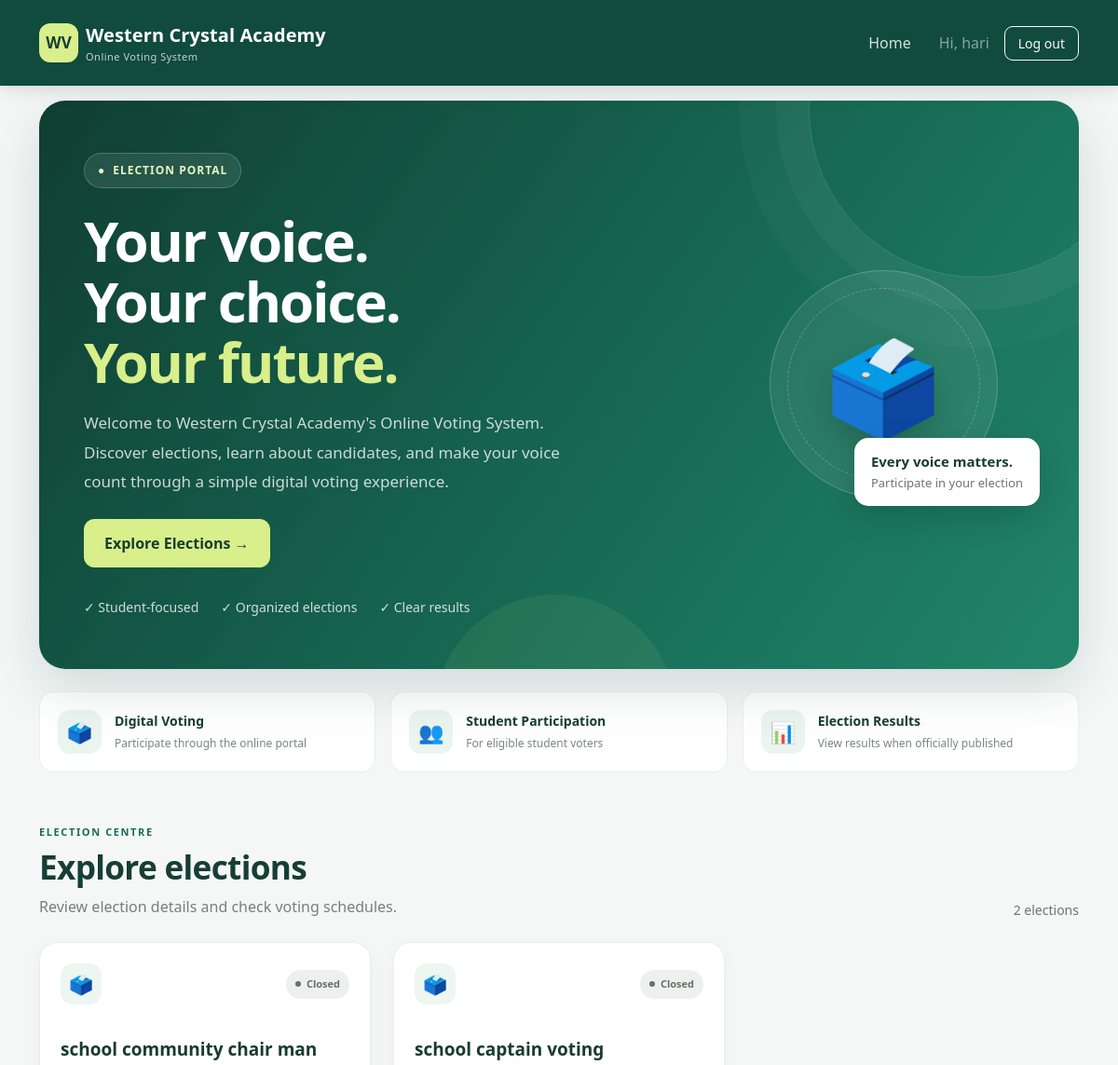
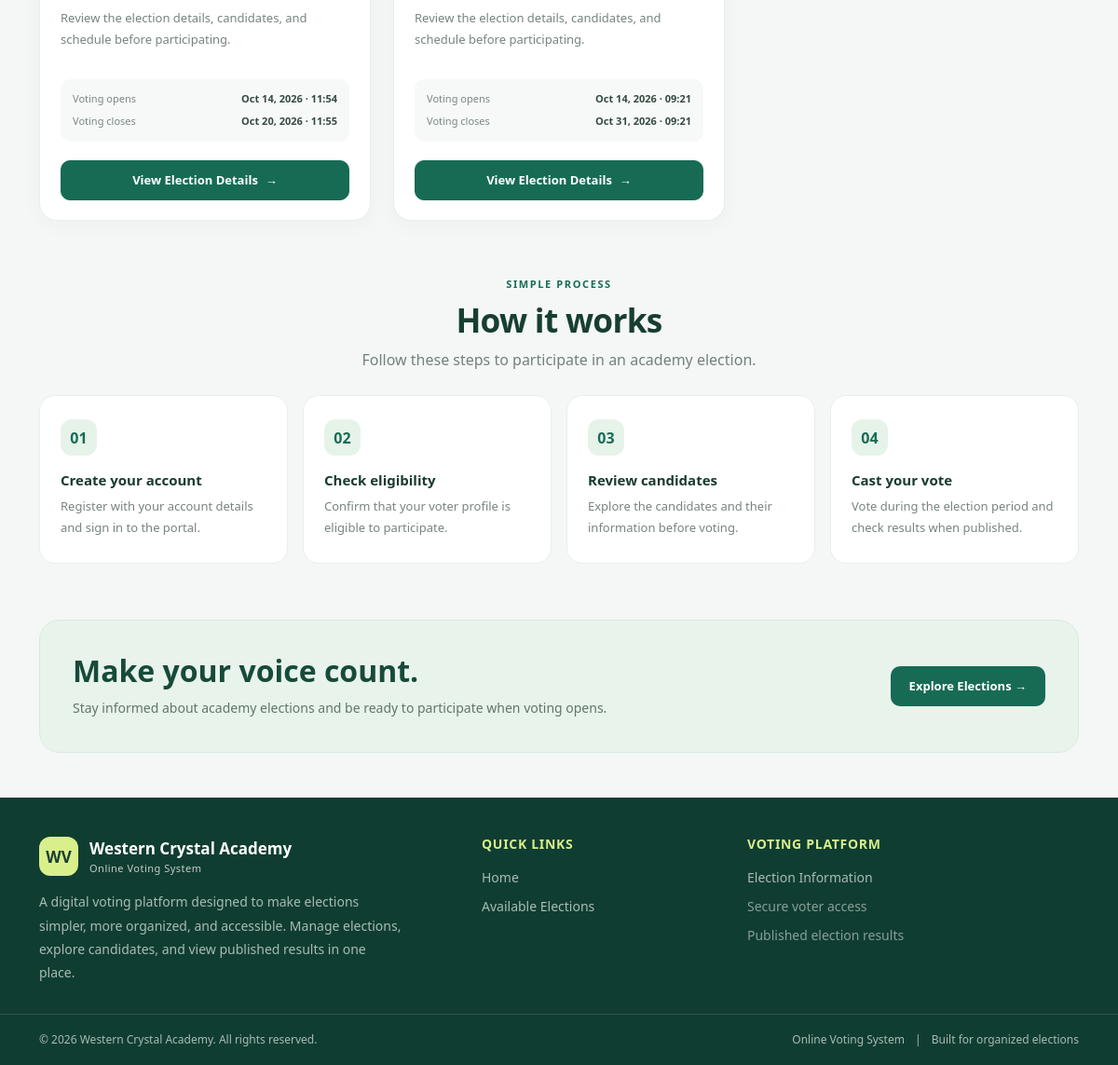
Screenshot of / (signed in) with the database file from the repository (2 pictures, top to bottom).
### voting/models.py (models this page shows, shortened)
class Election(models.Model):
    title = models.CharField(max_length=150)
    description = models.TextField(blank=True)
    opens_at = models.DateTimeField()
    closes_at = models.DateTimeField()
    is_published = models.BooleanField(default=False)
    results_published = models.BooleanField(default=False)
    created_at = models.DateTimeField(auto_now_add=True)
    class Meta:
        ordering = ["-opens_at"]
    @property
    def is_open(self):
        now = timezone.now()
        return (
            self.is_published
            and self.opens_at <= now <= self.closes_at
        )

### voting/views.py (the view)
# urls.py: path("", views.home, name="home"),
def home(request):
    elections = Election.objects.filter(
        is_published=True
    ).order_by("-opens_at")
    return render(
        request,
        "voting/home.html",
        {
            "elections": elections,
            "now": timezone.now(),
        },
    )

### templates/voting/home.html (shortened to what this page needs)
{% extends "base.html" %}
{% block content %}
<div class="home-page">
    <section class="home-hero animate-home">
        <div class="row align-items-center g-4">
            <div class="col-lg-8">
                <span class="hero-label">
                    <span>●</span> Election Portal
                </span>
                <h1 class="hero-title">
                    Your voice.<br>
                    Your choice.<br>
                    <span>Your future.</span>
                </h1>
                <p class="hero-description">
                    Welcome to Western Crystal Academy's Online Voting System.
                    Discover elections, learn about candidates, and make your
                    voice count through a simple digital voting experience.
                </p>
                <div class="hero-actions d-flex flex-wrap gap-2 mt-4">
                    {% if user.is_authenticated %}
                        <a class="btn hero-primary-btn"
                           href="#elections">
                            Explore Elections <span aria-hidden="true">→</span>
                        </a>
                    {% endif %}
                </div>
                <div class="d-flex flex-wrap gap-3 gap-lg-4 mt-4 pt-2 small"
                     style="color:rgba(255,255,255,.8)">
                    <span>✓ Student-focused</span>
                    <span>✓ Organized elections</span>
                    <span>✓ Clear results</span>
                </div>
            </div>
            <div class="col-lg-4">
                <div class="hero-visual">
                    <div class="ballot-art">
                        <div class="ballot-icon" aria-hidden="true">🗳️</div>
                    </div>
                    <div class="floating-note">
                        <strong>Every voice matters.</strong>
                        <span class="text-secondary">Participate in your election</span>
                    </div>
                </div>
            </div>
        </div>
    </section>
    <section class="info-strip">
        <div class="row g-3">
            <div class="col-sm-6 col-lg-4">
                <div class="info-item">
                    <div class="info-icon" aria-hidden="true">🗳️</div>
                    <div>
                        <strong>Digital Voting</strong>
                        <small>Participate through the online portal</small>
                    </div>
                </div>
            </div>
            <div class="col-sm-6 col-lg-4">
                <div class="info-item">
                    <div class="info-icon" aria-hidden="true">👥</div>
                    <div>
                        <strong>Student Participation</strong>
                        <small>For eligible student voters</small>
                    </div>
                </div>
            </div>
            <div class="col-sm-6 col-lg-4">
                <div class="info-item">
                    <div class="info-icon" aria-hidden="true">📊</div>
                    <div>
                        <strong>Election Results</strong>
                        <small>View results when officially published</small>
                    </div>
                </div>
            </div>
        </div>
    </section>
    <section id="elections" class="election-section">
        <div class="d-flex flex-wrap justify-content-between align-items-end gap-3 mb-4">
            <div>
                <p class="section-eyebrow">Election Centre</p>
                <h2 class="section-title">Explore elections</h2>
                <p class="section-description mb-0">
                    Review election details and check voting schedules.
                </p>
            </div>
            <div class="small text-secondary">
                {% if elections %}
                    {{ elections|length }} election{{ elections|length|pluralize }}
                {% else %}
                    Election portal
                {% endif %}
            </div>
        </div>
        <div class="row g-4">
            {% for election in elections %}
                <div class="col-md-6 col-xl-4">
                    <article class="election-card">
                        <div class="election-card-top">
                            <div class="d-flex align-items-center justify-content-between gap-2">
                                <div class="election-symbol" aria-hidden="true">
                                    🗳️
                                </div>
                                {% if not election.is_published %}
                                    <span class="status-badge status-closed">
                                        <span class="status-dot"></span>
                                        Unpublished
                                    </span>
                                {% elif election.is_open %}
                                    <span class="status-badge status-open">
                                        <span class="status-dot"></span>
                                        Voting Open
                                    </span>
                                {% elif election.opens_at > now %}
                                    <span class="status-badge status-upcoming">
                                        <span class="status-dot"></span>
                                        Upcoming
                                    </span>
                                {% else %}
                                    <span class="status-badge status-closed">
                                        <span class="status-dot"></span>
                                        Closed
                                    </span>
                                {% endif %}
                            </div>
                        </div>
                        <div class="election-card-body">
                            <h3>{{ election.title }}</h3>
                            <p class="election-description">
                                {{ election.description|default:"Review the election details, candidates, and schedule before participating."|truncatechars:135 }}
                            </p>
                            <div class="election-dates">
                                <div class="date-line">
                                    <span>Voting opens</span>
                                    <strong>{{ election.opens_at|date:"M d, Y · H:i" }}</strong>
                                </div>
                                <div class="date-line">
                                    <span>Voting closes</span>
                                    <strong>{{ election.closes_at|date:"M d, Y · H:i" }}</strong>
                                </div>
                            </div>
                            <a class="election-btn"
                               href="{% url 'election_detail' election.id %}">
                                View Election Details
                                <span aria-hidden="true">→</span>
                            </a>
                        </div>
                    </article>
                </div>
            {% endfor %}
        </div>
    </section>
    <section class="steps-section">
        <div class="text-center mb-4">
            <p class="section-eyebrow">Simple Process</p>
            <h2 class="section-title">How it works</h2>
            <p class="section-description">
                Follow these steps to participate in an academy election.
            </p>
        </div>
        <div class="row g-3">
            <div class="col-sm-6 col-lg-3">
                <div class="step-card">
                    <div class="step-number">01</div>
                    <h4>Create your account</h4>
                    <p>Register with your account details and sign in to the portal.</p>
                </div>
            </div>
            <div class="col-sm-6 col-lg-3">
                <div class="step-card">
                    <div class="step-number">02</div>
                    <h4>Check eligibility</h4>
                    <p>Confirm that your voter profile is eligible to participate.</p>
                </div>
            </div>
            <div class="col-sm-6 col-lg-3">
                <div class="step-card">
                    <div class="step-number">03</div>
                    <h4>Review candidates</h4>
                    <p>Explore the candidates and their information before voting.</p>
                </div>
            </div>
            <div class="col-sm-6 col-lg-3">
                <div class="step-card">
                    <div class="step-number">04</div>
                    <h4>Cast your vote</h4>
                    <p>Vote during the election period and check results when published.</p>
                </div>
            </div>
        </div>
    </section>
    <section class="home-cta">
        <div class="d-flex flex-column flex-lg-row align-items-lg-center justify-content-between gap-4">
            <div>
                <h2 class="mb-2">Make your voice count.</h2>
                <p>
                    Stay informed about academy elections and be ready to
                    participate when voting opens.
                </p>
            </div>
            {% if user.is_authenticated %}
                <a href="#elections" class="cta-btn">
                    Explore Elections →
                </a>
            {% else %}
                <a href="{% url 'login' %}" class="cta-btn">
                    Sign in to Continue →
                </a>
            {% endif %}
        </div>
    </section>
</div>
{% endblock %}

### templates/base.html (shortened to what this page needs)
<!doctype html>
<html lang="en">
<head>
    <link href="https://cdn.jsdelivr.net/npm/bootstrap@5.3.3/dist/css/bootstrap.min.css"
          rel="stylesheet">
</head>
<body>
<nav class="navbar navbar-expand-lg navbar-dark main-navbar">
    <div class="container">
        <a class="navbar-brand d-flex align-items-center gap-2"
           href="{% url 'home' %}">
            <span class="brand-mark">WV</span>
            <span>
                Western Crystal Academy
                <small class="d-block fw-normal opacity-75 brand-subtitle">
                    Online Voting System
                </small>
            </span>
        </a>
        <div class="collapse navbar-collapse" id="mainNavigation">
            <div class="navbar-nav ms-auto align-items-lg-center gap-lg-2">
                <a class="nav-link" href="{% url 'home' %}">
                    Home
                </a>
                {% if user.is_authenticated %}
                    <span class="navbar-text text-white-50 px-lg-2">
                        Hi, {{ user.username }}
                    </span>
                    <form method="post" action="{% url 'logout' %}" class="m-0">
                        <button type="submit" class="btn btn-sm btn-outline-light btn-logout">
                            Log out
                        </button>
                    </form>
                {% endif %}
            </div>
        </div>
    </div>
</nav>
<main class="container page-main">
    {% block content %}{% endblock %}
</main>
<footer class="site-footer">
    <div class="container footer-main">
        <div class="row g-4">
            <div class="col-lg-5 col-md-6">
                <div class="footer-brand">
                    <span class="brand-mark">WV</span>
                    <span>
                        Western Crystal Academy
                        <small class="d-block fw-normal brand-subtitle opacity-75">
                            Online Voting System
                        </small>
                    </span>
                </div>
                <p class="footer-description mb-0">
                    A digital voting platform designed to make elections
                    simpler, more organized, and accessible. Manage elections,
                    explore candidates, and view published results in one place.
                </p>
            </div>
            <div class="col-lg-3 col-md-6">
                <h6 class="footer-heading">Quick Links</h6>
                <div class="footer-links">
                    <a href="{% url 'home' %}">Home</a>
                    {% if user.is_authenticated %}
                        <a href="{% url 'home' %}">Available Elections</a>
                    {% else %}
                        <a href="{% url 'login' %}">Voter Login</a>
                        <a href="{% url 'register' %}">Create an Account</a>
                    {% endif %}
                </div>
            </div>
            <div class="col-lg-4 col-md-6">
                <h6 class="footer-heading">Voting Platform</h6>
                <div class="footer-links">
                    <a href="{% url 'home' %}">Election Information</a>
                    <span class="text-white-50 small">
                        Secure voter access
                    </span>
                    <span class="text-white-50 small">
                        Published election results
                    </span>
                </div>
            </div>
        </div>
    </div>
    <div class="footer-bottom">
        <div class="container">
            <div class="row align-items-center gy-2">
                <div class="col-md-6 text-center text-md-start">
                    &copy; {% now "Y" %} Western Crystal Academy.
                    All rights reserved.
                </div>
                <div class="col-md-6 text-center text-md-end">
                    <span>Online Voting System</span>
                    <span class="mx-2">|</span>
                    <span>Built for organized elections</span>
                </div>
            </div>
        </div>
    </div>
</footer>
</body>
</html>

### rows the page displays
Election: is_published True (drawn), title "school community chair man", description "Review the election details, candidates, and schedule before participating.", opens_at "Oct 14, 2026 · 11:54", closes_at "Oct 20, 2026 · 11:55"
Election: is_published True (drawn), title "school captain voting", description "Review the election details, candidates, and schedule before participating.", opens_at "Oct 14, 2026 · 09:21", closes_at "Oct 31, 2026 · 09:21"

### other values shown
{{ user.username }} "hari"
{{ elections|length }} "2"
